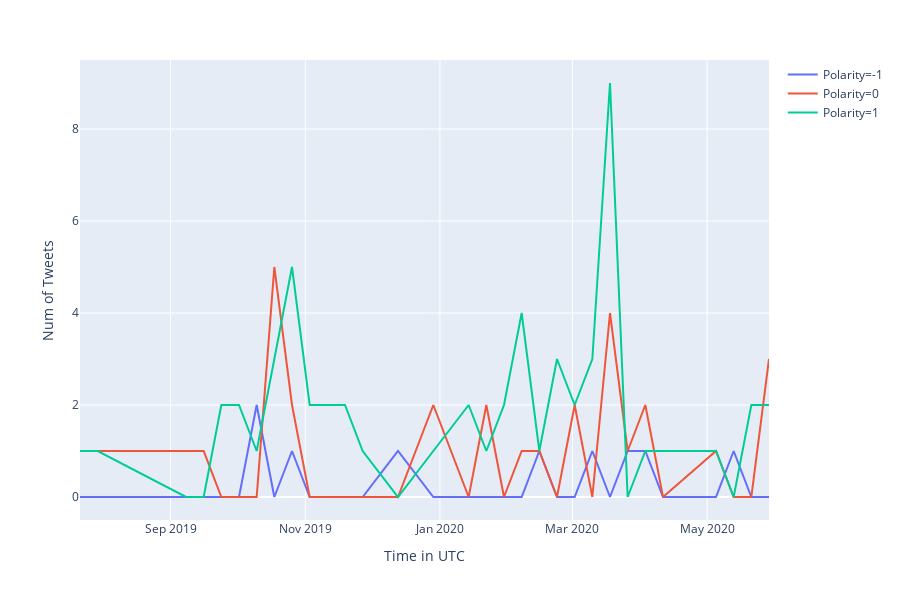

The notebook cell this image was saved under:
### Code cell
################################################################
#Displaying the sentiments of tweets posted by you throughout the year.  
#Polarity 0 = Neutral Sentiment
#Polarity 1 = Positive Sentiment
#Polarity -1 = Negative Sentiment
################################################################
a.sent_anal()

### Figure 1 — Plotly figure (JSON) as saved in the notebook; plotly's stock layout.template omitted (floating-point values rounded to 4 significant figures)
{"data": [{"hoverlabel": {"namelength": 0}, "hovertemplate": "Polarity=-1<br>Time in UTC=%{x}<br>Num of Tweets=%{y}", "legendgroup": "Polarity=-1", "line": {"color": "#636efa", "dash": "solid"}, "mode": "lines", "name": "Polarity=-1", "showlegend": true, "type": "scatter", "x": ["2019-07-22T00:00:00+00:00", "2019-07-30T00:00:00+00:00", "2019-09-08T00:00:00+00:00", "2019-09-16T00:00:00+00:00", "2019-09-24T00:00:00+00:00", "2019-10-02T00:00:00+00:00", "2019-10-10T00:00:00+00:00", "2019-10-18T00:00:00+00:00", "2019-10-26T00:00:00+00:00", "2019-11-03T00:00:00+00:00", "2019-11-19T00:00:00+00:00", "2019-11-27T00:00:00+00:00", "2019-12-13T00:00:00+00:00", "2019-12-29T00:00:00+00:00", "2020-01-14T00:00:00+00:00", "2020-01-22T00:00:00+00:00", "2020-01-30T00:00:00+00:00", "2020-02-07T00:00:00+00:00", "2020-02-15T00:00:00+00:00", "2020-02-23T00:00:00+00:00", "2020-03-02T00:00:00+00:00", "2020-03-10T00:00:00+00:00", "2020-03-18T00:00:00+00:00", "2020-03-26T00:00:00+00:00", "2020-04-03T00:00:00+00:00", "2020-04-11T00:00:00+00:00", "2020-05-05T00:00:00+00:00", "2020-05-13T00:00:00+00:00", "2020-05-21T00:00:00+00:00", "2020-05-29T00:00:00+00:00"], "xaxis": "x", "y": [0, 0, 0, 0, 0, 0, 2, 0, 1, 0, 0, 0, 1, 0, 0, 0, 0, 0, 1, 0, 0, 1, 0, 1, 1, 0, 0, 1, 0, 0], "yaxis": "y"}, {"hoverlabel": {"namelength": 0}, "hovertemplate": "Polarity=0<br>Time in UTC=%{x}<br>Num of Tweets=%{y}", "legendgroup": "Polarity=0", "line": {"color": "#EF553B", "dash": "solid"}, "mode": "lines", "name": "Polarity=0", "showlegend": true, "type": "scatter", "x": ["2019-07-22T00:00:00+00:00", "2019-07-30T00:00:00+00:00", "2019-09-08T00:00:00+00:00", "2019-09-16T00:00:00+00:00", "2019-09-24T00:00:00+00:00", "2019-10-02T00:00:00+00:00", "2019-10-10T00:00:00+00:00", "2019-10-18T00:00:00+00:00", "2019-10-26T00:00:00+00:00", "2019-11-03T00:00:00+00:00", "2019-11-19T00:00:00+00:00", "2019-11-27T00:00:00+00:00", "2019-12-13T00:00:00+00:00", "2019-12-29T00:00:00+00:00", "2020-01-14T00:00:00+00:00", "2020-01-22T00:00:00+00:00", "2020-01-30T00:00:00+00:00", "2020-02-07T00:00:00+00:00", "2020-02-15T00:00:00+00:00", "2020-02-23T00:00:00+00:00", "2020-03-02T00:00:00+00:00", "2020-03-10T00:00:00+00:00", "2020-03-18T00:00:00+00:00", "2020-03-26T00:00:00+00:00", "2020-04-03T00:00:00+00:00", "2020-04-11T00:00:00+00:00", "2020-05-05T00:00:00+00:00", "2020-05-13T00:00:00+00:00", "2020-05-21T00:00:00+00:00", "2020-05-29T00:00:00+00:00"], "xaxis": "x", "y": [1, 1, 1, 1, 0, 0, 0, 5, 2, 0, 0, 0, 0, 2, 0, 2, 0, 1, 1, 0, 2, 0, 4, 1, 2, 0, 1, 0, 0, 3], "yaxis": "y"}, {"hoverlabel": {"namelength": 0}, "hovertemplate": "Polarity=1<br>Time in UTC=%{x}<br>Num of Tweets=%{y}", "legendgroup": "Polarity=1", "line": {"color": "#00cc96", "dash": "solid"}, "mode": "lines", "name": "Polarity=1", "showlegend": true, "type": "scatter", "x": ["2019-07-22T00:00:00+00:00", "2019-07-30T00:00:00+00:00", "2019-09-08T00:00:00+00:00", "2019-09-16T00:00:00+00:00", "2019-09-24T00:00:00+00:00", "2019-10-02T00:00:00+00:00", "2019-10-10T00:00:00+00:00", "2019-10-18T00:00:00+00:00", "2019-10-26T00:00:00+00:00", "2019-11-03T00:00:00+00:00", "2019-11-19T00:00:00+00:00", "2019-11-27T00:00:00+00:00", "2019-12-13T00:00:00+00:00", "2019-12-29T00:00:00+00:00", "2020-01-14T00:00:00+00:00", "2020-01-22T00:00:00+00:00", "2020-01-30T00:00:00+00:00", "2020-02-07T00:00:00+00:00", "2020-02-15T00:00:00+00:00", "2020-02-23T00:00:00+00:00", "2020-03-02T00:00:00+00:00", "2020-03-10T00:00:00+00:00", "2020-03-18T00:00:00+00:00", "2020-03-26T00:00:00+00:00", "2020-04-03T00:00:00+00:00", "2020-04-11T00:00:00+00:00", "2020-05-05T00:00:00+00:00", "2020-05-13T00:00:00+00:00", "2020-05-21T00:00:00+00:00", "2020-05-29T00:00:00+00:00"], "xaxis": "x", "y": [1, 1, 0, 0, 2, 2, 1, 3, 5, 2, 2, 1, 0, 1, 2, 1, 2, 4, 1, 3, 2, 3, 9, 0, 1, 1, 1, 0, 2, 2], "yaxis": "y"}], "layout": {"height": 600, "legend": {"tracegroupgap": 0}, "margin": {"t": 60}, "xaxis": {"anchor": "y", "domain": [0, 1], "title": {"text": "Time in UTC"}}, "yaxis": {"anchor": "x", "domain": [0, 1], "title": {"text": "Num of Tweets"}}}}
